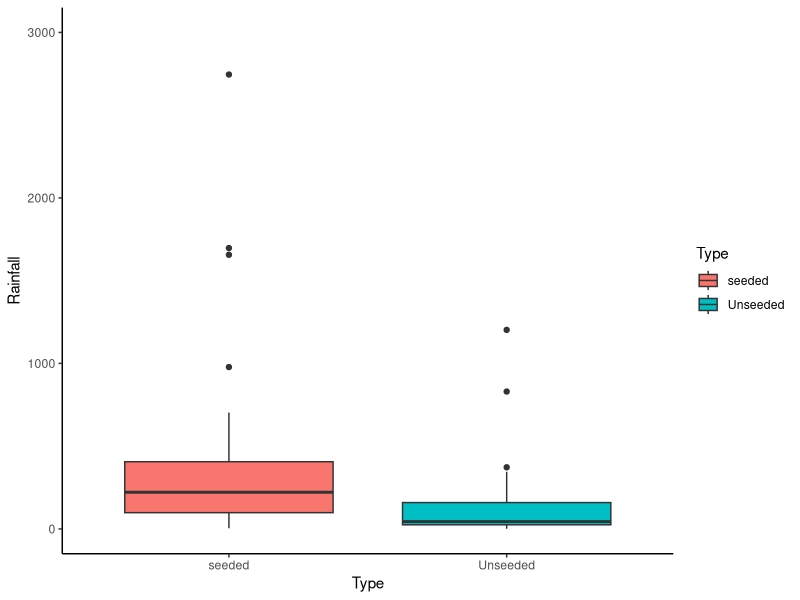

Recreate this plot in R.
# Set working dir
setwd("D:/Assignment/R_Assignment03")
# Load the libraries
library(tidyr)
library(dplyr)
library(ggplot2)
#Import Data
Unseeded  <- c(1202.6,830.1,372.4,345.5,321.2,244.3,163.0,147.8,95.0,87.0,81.2,68.5,47.3,41.1,36.6,29.0,28.6,26.3,26.0,24.4,21.4,17.3,11.5,4.9,4.9,1.0) 
seeded    <- c(2745.6,1697.1,1656.4,978.0,703.4,489.1,430.0,334.1,302.8,274.7,274.7,255.0,242.5,200.7,198.6,129.6,119.0,118.3,115.3,92.4,40.6,32.7,31.4,17.5,7.7, 4.1)
data1     <- data.frame(
  Type  = c( "Unseeded","Unseeded","Unseeded","Unseeded","Unseeded",
            "Unseeded","Unseeded","Unseeded","Unseeded","Unseeded",
            "Unseeded","Unseeded","Unseeded","Unseeded","Unseeded",
            "Unseeded","Unseeded","Unseeded","Unseeded","Unseeded",
            "Unseeded","Unseeded","Unseeded","Unseeded","Unseeded","Unseeded"),
  Rainfall= c(1202.6,830.1,372.4,345.5,321.2,244.3,163.0,147.8,95.0,87.0,81.2,68.5,47.3,41.1,36.6,29.0,28.6,26.3,26.0,24.4,21.4,17.3,11.5,4.9,4.9,1.0) 
)
data2     <- data.frame(
  Type  = c( "seeded","seeded","seeded","seeded","seeded",
             "seeded","seeded","seeded","seeded","seeded",
             "seeded","seeded","seeded","seeded","seeded",
             "seeded","seeded","seeded","seeded","seeded",
             "seeded","seeded","seeded","seeded","seeded","seeded"),
  Rainfall=  c(2745.6,1697.1,1656.4,978.0,703.4,489.1,430.0,334.1,302.8,274.7,274.7,255.0,242.5,200.7,198.6,129.6,119.0,118.3,115.3,92.4,40.6,32.7,31.4,17.5,7.7, 4.1)
)
#按行合并数据，以便将两个箱线图画在一张图里
Data      <-  as_tibble(bind_rows(data1,data2))
Unseeded_value  <- Data    %>%          #提取未播种的数据
  filter(Type=="Unseeded") %>%
  select( Rainfall )
seeded_value    <- Data    %>%          #提取播种的数据
  filter(Type=="seeded")   %>%
  select(Rainfall)

# Check the class
class(Data)

#1.1  Box plots 
summary(Data)
Data %>% 
  ggplot(aes(x = Type, y = Rainfall, fill = Type)) +
  geom_boxplot() +
  ylim(0,3000)+
  theme_classic()

#1.2  
t.test(Unseeded,seeded)

# @MingYANG recommended：
# share my code with you blow ↓↓↓
# Unseeded <- c(1202.6, 830.1, 372.4, 345.5, 321.2, 244.3, 163.0, 147.8, 95.0, 87.0, 81.2, 68.5, 47.3, 41.1, 36.6, 29.0, 28.6, 26.3, 26.0, 24.4, 21.4, 17.3, 11.5, 4.9, 4.9, 1.0)
# Seeded <- c(2745.6, 1697.1, 1656.4, 978.0, 703.4, 489.1, 430.0, 334.1, 302.8, 274.7, 274.7, 255.0, 242.5, 200.7, 198.6, 129.6, 119.0, 118.3, 115.3, 92.4, 40.6, 32.7, 31.4, 17.5, 7.7, 4.1)
# rainfall <- cbind(Unseeded,Seeded)      # you may find "cbind" and "rbind" useful!
# data <- data.frame(rainfall)
# boxplot(rainfall,width=c(1,2),col=c(2,7),border=c("purple","black"))
# t.test(Unseeded,Seeded)             # returns the same value of p-value with anova analysis
# the end
